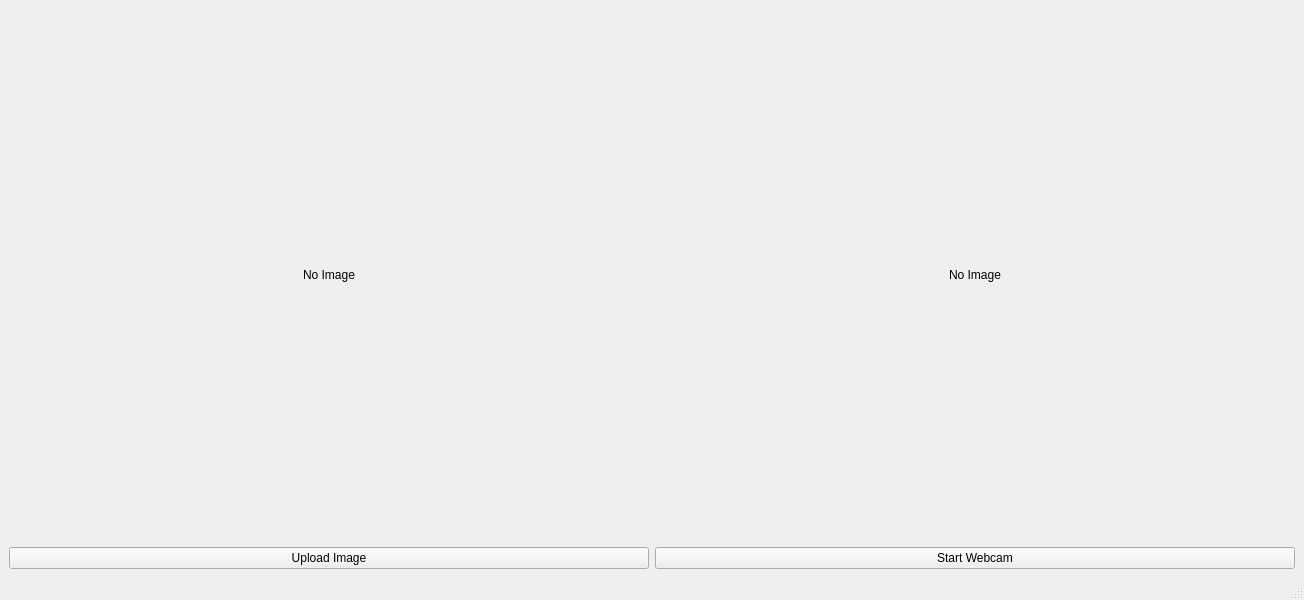
<?xml version="1.0" encoding="UTF-8"?>
<ui version="4.0">
 <class>MainWindow</class>
 <widget class="QMainWindow" name="MainWindow">
  <property name="geometry">
   <rect>
    <x>0</x>
    <y>0</y>
    <width>1280</width>
    <height>600</height>
   </rect>
  </property>
  <property name="windowTitle">
   <string>YOLOv5 Object Detection</string>
  </property>
  <widget class="QWidget" name="centralwidget">
   <layout class="QVBoxLayout" name="verticalLayout">
    <item>
     <layout class="QHBoxLayout" name="horizontalLayout">
      <item>
       <widget class="QLabel" name="image_label">
        <property name="minimumSize">
         <size>
          <width>640</width>
          <height>480</height>
         </size>
        </property>
        <property name="alignment">
         <set>Qt::AlignCenter</set>
        </property>
        <property name="text">
         <string>No Image</string>
        </property>
        <property name="stylesheet">
         <string notr="true">background-color: lightgray; border: 1px solid black;</string>
        </property>
       </widget>
      </item>
      <item>
       <widget class="QLabel" name="result_label">
        <property name="minimumSize">
         <size>
          <width>640</width>
          <height>480</height>
         </size>
        </property>
        <property name="alignment">
         <set>Qt::AlignCenter</set>
        </property>
        <property name="text">
         <string>No Image</string>
        </property>
        <property name="stylesheet">
         <string notr="true">background-color: lightgray; border: 1px solid black;</string>
        </property>
       </widget>
      </item>
     </layout>
    </item>
    <item>
     <layout class="QHBoxLayout" name="horizontalLayout_2">
      <item>
       <widget class="QPushButton" name="upload_button">
        <property name="text">
         <string>Upload Image</string>
        </property>
       </widget>
      </item>
      <item>
       <widget class="QPushButton" name="start_webcam_button">
        <property name="text">
         <string>Start Webcam</string>
        </property>
       </widget>
      </item>
     </layout>
    </item>
   </layout>
  </widget>
  <widget class="QMenuBar" name="menubar">
   <property name="geometry">
    <rect>
     <x>0</x>
     <y>0</y>
     <width>1280</width>
     <height>21</height>
    </rect>
   </property>
  </widget>
  <widget class="QStatusBar" name="statusbar"/>
 </widget>
 <resources/>
 <connections/>
</ui>
